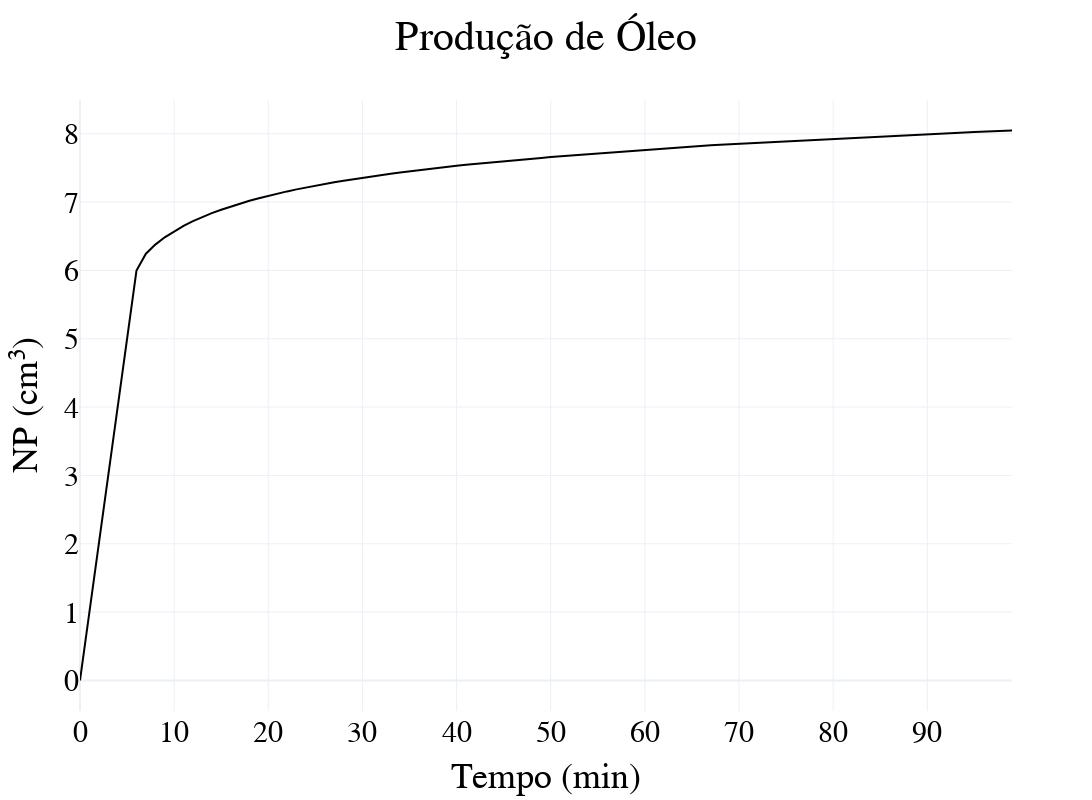

The notebook cell saved with this chart:
### Markdown cell above
Cria gráfico de NP utilizando função já definida no ogsim para recuperar dados de produção do campo (amostra)

### Code cell
colors = [
    'rgba(0, 0, 0, 1)',   # Black
    'rgba(105, 55, 20, 1)',  # Brown
    'rgba(255, 110, 0, 1)',   # Orange
    'rgba(255, 215, 0, 1)',   # Yellow
    'rgba(0, 255, 0, 1)',  # Green
    'rgba(0, 200, 150, 1)',  # Ciane
    'rgba(0, 100, 250, 1)',   # Light Blue
    'rgba(0, 0, 150, 1)',     # Dark Blue
    'rgba(150, 0, 255, 1)',   # Purple
    'rgba(255, 0, 0, 1)',  # Red
]


prod_1 = pd.DataFrame(teste_1_b['Oil Prod Cum SCTR'])


trace_1x = go.Scatter(x=list(range(len(prod_1[0]))),y=prod_1[0],mode='lines',name='<i>Homogêneo</i>',line=dict(color=colors[0], dash='solid'))

fig_np = go.Figure()

fig_np.add_trace(trace_1x)

fig_np.update_layout(title='Produção de Óleo',
                  title_x=0.5,
                  xaxis_title='Tempo (min)',
                  yaxis_title='NP (cm³)',
                #   xaxis=dict(
                #       range=[0, 8000]),
                #   yaxis=dict(
                #       range=[0, 250]),
                  font=dict(
                      family='Time News Roman',  # fonte da legenda
                      size=30,               # tamanho da fonte
                      color='black'         # cor da fonte
                      ),
                  template='plotly_white',
                  width=1200,
                  height=800)
fig_np.show()

### Figure 1 — Plotly figure (JSON) as saved in the notebook; plotly's stock layout.template omitted (floating-point values rounded to 4 significant figures)
{"data": [{"line": {"color": "rgba(0, 0, 0, 1)", "dash": "solid"}, "mode": "lines", "name": "<i>Homogêneo</i>", "type": "scatter", "x": [0, 1, 2, 3, 4, 5, 6, 7, 8, 9, 10, 11, 12, 13, 14, 15, 16, 17, 18, 19, 20, 21, 22, 23, 24, 25, 26, 27, 28, 29, 30, 31, 32, 33, 34, 35, 36, 37, 38, 39, 40, 41, 42, 43, 44, 45, 46, 47, 48, 49, 50, 51, 52, 53, 54, 55, 56, 57, 58, 59, 60, 61, 62, 63, 64, 65, 66, 67, 68, 69, 70, 71, 72, 73, 74, 75, 76, 77, 78, 79, 80, 81, 82, 83, 84, 85, 86, 87, 88, 89, 90, 91, 92, 93, 94, 95, 96, 97, 98, 99], "y": [0, 1.011, 2.022, 3.034, 4.045, 5.056, 5.999, 6.244, 6.377, 6.485, 6.575, 6.652, 6.72, 6.782, 6.838, 6.889, 6.936, 6.979, 7.019, 7.057, 7.092, 7.125, 7.156, 7.186, 7.214, 7.241, 7.266, 7.29, 7.314, 7.336, 7.357, 7.377, 7.397, 7.416, 7.434, 7.452, 7.469, 7.485, 7.501, 7.516, 7.531, 7.545, 7.559, 7.572, 7.586, 7.598, 7.611, 7.623, 7.635, 7.647, 7.658, 7.669, 7.68, 7.69, 7.7, 7.71, 7.72, 7.732, 7.743, 7.754, 7.764, 7.775, 7.784, 7.793, 7.803, 7.813, 7.823, 7.831, 7.839, 7.846, 7.854, 7.861, 7.868, 7.875, 7.882, 7.888, 7.896, 7.903, 7.91, 7.918, 7.925, 7.933, 7.941, 7.949, 7.955, 7.962, 7.969, 7.976, 7.982, 7.99, 7.995, 8.002, 8.007, 8.013, 8.019, 8.025, 8.031, 8.037, 8.042, 8.047]}], "layout": {"font": {"color": "black", "family": "Time News Roman", "size": 30}, "height": 800, "title": {"text": "Produção de Óleo", "x": 0.5}, "width": 1200, "xaxis": {"title": {"text": "Tempo (min)"}}, "yaxis": {"title": {"text": "NP (cm³)"}}}}
